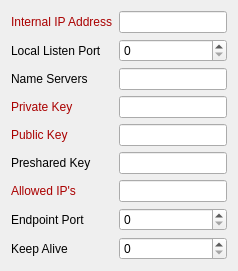
     <widget class="QWidget" name="WireGuard">
      <layout class="QVBoxLayout" name="verticalLayout">
       <item>
        <layout class="QGridLayout" name="gridLayout">
         <item row="0" column="2">
          <widget class="QLineEdit" name="lineEdit_05_address">
           <property name="whatsThis">
            <string>&lt;html&gt;&lt;head/&gt;&lt;body&gt;&lt;p&gt;Internal IP address. Format is local/netmask/peer.&lt;/p&gt;&lt;p&gt;Example 10.2.0.2/24&lt;/p&gt;&lt;/body&gt;&lt;/html&gt;</string>
           </property>
          </widget>
         </item>
         <item row="3" column="2">
          <widget class="QLineEdit" name="lineEdit_05_privatekey">
           <property name="whatsThis">
            <string>&lt;html&gt;&lt;head/&gt;&lt;body&gt;&lt;p&gt;A base64 private key generated by &lt;span style=&quot; font-style:italic;&quot;&gt;wg genkey.&lt;/span&gt;&lt;/p&gt;&lt;/body&gt;&lt;/html&gt;</string>
           </property>
          </widget>
         </item>
         <item row="4" column="2">
          <widget class="QLineEdit" name="lineEdit_05_publickey">
           <property name="whatsThis">
            <string>&lt;html&gt;&lt;head/&gt;&lt;body&gt;&lt;p&gt;A base64 public key calculated by &lt;span style=&quot; font-style:italic;&quot;&gt;wg pubkey&lt;/span&gt; from a private key, and usually transmitted out of band to the author of the configuration file.&lt;/p&gt;&lt;p&gt;&lt;br/&gt;&lt;/p&gt;&lt;/body&gt;&lt;/html&gt;</string>
           </property>
          </widget>
         </item>
         <item row="5" column="2">
          <widget class="QLineEdit" name="lineEdit_05_presharedkey">
           <property name="whatsThis">
            <string>&lt;html&gt;&lt;head/&gt;&lt;body&gt;&lt;p&gt;A base64 preshared key generated by &lt;span style=&quot; font-style:italic;&quot;&gt;wg genpsk&lt;/span&gt;.&lt;/p&gt;&lt;p&gt;Optional, and may be omitted. This option adds an additional layer of symmetric-key cryptography to be mixed into the already existing public-key cryptography, for post-quantum resistance.&lt;/p&gt;&lt;/body&gt;&lt;/html&gt;</string>
           </property>
          </widget>
         </item>
         <item row="6" column="2">
          <widget class="QLineEdit" name="lineEdit_05_allowedips">
           <property name="whatsThis">
            <string>&lt;html&gt;&lt;head/&gt;&lt;body&gt;&lt;p&gt;A comma-separated list of IP (v4 or v6) addresses with CIDR masks from which this peer is allowed to send incoming traffic and to which outgoing traffic for this peer is directed.&lt;/p&gt;&lt;p&gt;The catch-all 0.0.0.0/0 may be specified for matching all IPv4 addresses, and ::/0 may be specified for matching all IPv6 addresses.&lt;/p&gt;&lt;/body&gt;&lt;/html&gt;</string>
           </property>
          </widget>
         </item>
         <item row="7" column="0" colspan="2">
          <widget class="QLabel" name="label_05_endpointport">
           <property name="text">
            <string>Endpoint Port</string>
           </property>
          </widget>
         </item>
         <item row="7" column="2">
          <widget class="QSpinBox" name="spinBox_05_endpointport">
           <property name="whatsThis">
            <string>Endpoint listen port number.</string>
           </property>
           <property name="maximum">
            <number>65535</number>
           </property>
          </widget>
         </item>
         <item row="8" column="0">
          <widget class="QLabel" name="label_05_keepalive">
           <property name="text">
            <string>Keep Alive</string>
           </property>
          </widget>
         </item>
         <item row="8" column="2">
          <widget class="QSpinBox" name="spinBox_05_keepalive">
           <property name="whatsThis">
            <string>&lt;html&gt;&lt;head/&gt;&lt;body&gt;&lt;p&gt;A seconds interval, between 10 and 3600 inclusive, of how often to send an empty UDP packet to the peer for the purpose of keeping a stateful firewall or NAT mapping valid persistently. For example, if the interface very rarely sends traffic, but it might at anytime receive traffic from a peer, and it is behind NAT, the interface might benefit from having a persistent keepalive interval of 25 seconds. If set to 0 or &amp;quot;off&amp;quot;, this option is disabled. By default or when unspecified, this option is off.&lt;/p&gt;&lt;/body&gt;&lt;/html&gt;</string>
           </property>
           <property name="maximum">
            <number>3600</number>
           </property>
          </widget>
         </item>
         <item row="6" column="0" colspan="2">
          <widget class="QLabel" name="label_05_allowedips">
           <property name="whatsThis">
            <string/>
           </property>
           <property name="text">
            <string>&lt;html&gt;&lt;head/&gt;&lt;body&gt;&lt;p&gt;&lt;span style=&quot; color:#aa0000;&quot;&gt;Allowed IP's&lt;/span&gt;&lt;/p&gt;&lt;/body&gt;&lt;/html&gt;</string>
           </property>
          </widget>
         </item>
         <item row="5" column="0" colspan="2">
          <widget class="QLabel" name="label_05_presharedkey">
           <property name="whatsThis">
            <string/>
           </property>
           <property name="text">
            <string>Preshared Key</string>
           </property>
          </widget>
         </item>
         <item row="4" column="0" colspan="2">
          <widget class="QLabel" name="label_05_publickey">
           <property name="whatsThis">
            <string/>
           </property>
           <property name="text">
            <string>&lt;html&gt;&lt;head/&gt;&lt;body&gt;&lt;p&gt;&lt;span style=&quot; color:#aa0000;&quot;&gt;Public Key&lt;/span&gt;&lt;/p&gt;&lt;/body&gt;&lt;/html&gt;</string>
           </property>
          </widget>
         </item>
         <item row="3" column="0" colspan="2">
          <widget class="QLabel" name="label_05_privatekey">
           <property name="whatsThis">
            <string/>
           </property>
           <property name="text">
            <string>&lt;html&gt;&lt;head/&gt;&lt;body&gt;&lt;p&gt;&lt;span style=&quot; color:#aa0000;&quot;&gt;Private Key&lt;/span&gt;&lt;/p&gt;&lt;/body&gt;&lt;/html&gt;</string>
           </property>
          </widget>
         </item>
         <item row="2" column="2">
          <widget class="QLineEdit" name="lineEdit_05_dns">
           <property name="whatsThis">
            <string>&lt;html&gt;&lt;head/&gt;&lt;body&gt;&lt;p&gt;A list of nameservers separated by comma.&lt;/p&gt;&lt;/body&gt;&lt;/html&gt;</string>
           </property>
          </widget>
         </item>
         <item row="2" column="0" colspan="2">
          <widget class="QLabel" name="label_05_nameservers">
           <property name="whatsThis">
            <string/>
           </property>
           <property name="text">
            <string>Name Servers</string>
           </property>
          </widget>
         </item>
         <item row="1" column="2">
          <widget class="QSpinBox" name="spinBox_05_listport">
           <property name="whatsThis">
            <string>&lt;html&gt;&lt;head/&gt;&lt;body&gt;&lt;p&gt;&lt;span style=&quot; font-family:'Open Sans','Helvetica','Helvetica Neue','Arial'; font-size:14px; color:#535353; background-color:#fefefe;&quot;&gt;A 16-bit port for listening. Optional; if not specified, automatically generated based on interface name.&lt;/span&gt;&lt;/p&gt;&lt;/body&gt;&lt;/html&gt;</string>
           </property>
           <property name="maximum">
            <number>65535</number>
           </property>
          </widget>
         </item>
         <item row="1" column="0" colspan="2">
          <widget class="QLabel" name="label_05_listport">
           <property name="whatsThis">
            <string/>
           </property>
           <property name="text">
            <string>Local Listen Port</string>
           </property>
          </widget>
         </item>
         <item row="0" column="0" colspan="2">
          <widget class="QLabel" name="label_05_address">
           <property name="whatsThis">
            <string/>
           </property>
           <property name="text">
            <string>&lt;html&gt;&lt;head/&gt;&lt;body&gt;&lt;p&gt;&lt;span style=&quot; color:#aa0000;&quot;&gt;Internal IP Address&lt;/span&gt;&lt;/p&gt;&lt;/body&gt;&lt;/html&gt;</string>
           </property>
          </widget>
         </item>
        </layout>
       </item>
      </layout>
     </widget>
